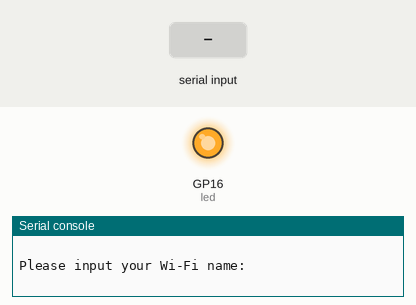
Recording of a program running on a simulated Raspberry Pi Pico running MicroPython. On the bench: output pins drawn as LEDs (lit = HIGH), the last lines printed to the serial console. Dashed ring = blinking. The inputs (shaded band) are chosen by the test bench. WiFi joins after 1.5 s.

Above: at 3.2 s.
3.3 s: "1" typed at the serial console, then Enter
4.8 s: "0" typed at the serial console, then Enter
At 5.05 s:
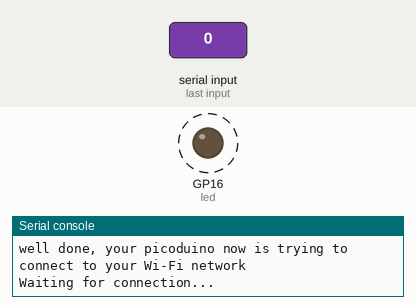
Timing chart, 0 to 8.2 s (numbered marks = the images above; inputs shaded):
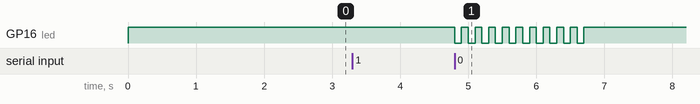

The program:

main.py
```python
from machine import UART,Pin,I2C
import network
import socket
import time

led = Pin(16,Pin.OUT)
led.value(1)

timeout_count = 2
while timeout_count:
    print(f"timeout count {timeout_count} before setting up the Wi-Fi config")
    timeout_count-=1
    time.sleep(1)

print("\r\nWelcome to the setup process for picoduino, Please follow below three steps to control the onboard led via browser\r\n")
print('Please input your Wi-Fi name:')
wifi_name = input()
print(f'your Wi-Fi name is "{wifi_name}",now please input your Wi-Fi password')
password = input()
print(f'your Wi-Fi password is "{password}"')
print("well done, your picoduino now is trying to connect to your Wi-Fi network")


#connect to wifi router and return the ip
def connect():
    #Connect to WLAN
    wlan = network.WLAN(network.STA_IF)
    wlan.active(True)
    wlan.connect(wifi_name, password)
    retry_count = 10
    while wlan.isconnected() == False:
        print('Waiting for connection...')
        #blink for 1s insted of delay 1s
        for i in range(5):
            led.value(0)
            time.sleep(0.1)
            led.value(1)
            time.sleep(0.1)

        retry_count-=1
        if retry_count==0:
            break

    if retry_count == 0:
        print("ooops, picoduino cannot connect to you Wi-Fi network, please check your Wi-Fi name and password and press reset button for a pretry.!!!!!!!!!!")
        while True:
            led.value(0)
            time.sleep(1)
            led.value(1)
            time.sleep(1)

    led.value(1)
    ip = wlan.ifconfig()[0]
    print(f'Connected on {ip}')
    print("\r\nPlease copy the above ip address to browser and press enter(or return on MAC OS)")
    print("And have fun with thet LED on and off example -:)")
    return ip


def open_socket(ip):
    # Open a socket
    address = (ip, 80)
    connection = socket.socket()
    connection.bind(address)
    connection.listen(1)
    return connection


#only turn on and off led in webpaage.
def webpage(state):
    #Template HTML
    html = f"""
            <!DOCTYPE html>
            <html>
            <form action="./lighton">
            <input type="submit" value="Light on" />
            </form>
            <form action="./lightoff">
            <input type="submit" value="Light off" />
            </form>
            <p>LED is {state}</p>
            </body>
            </html>
            """
    return str(html)


#start a web server
def serve(connection):
    #Start a web server
    state = 'OFF'
    temperature = 0
    while True:
        client = connection.accept()[0]
        request = client.recv(1024)
        request = str(request)
        try:
            request = request.split()[1]
        except IndexError:
            pass
        if request == '/lighton?':
            led.value(1)
            state = 'ON'
            print("LED is on now")
        elif request =='/lightoff?':
            led.value(0)
            state = 'OFF'
            print("LED is off now")
        client.send(webpage(state))
        client.close()


try:
    ip = connect()
    connection = open_socket(ip)
    serve(connection)
except KeyboardInterrupt:
    machine.reset()
```

Measured:
- after the input at 4.8 s, GP16 (led): alternates HIGH for 0.10 s and LOW for 0.10 s, 20 changes in all, then stays HIGH, starting at once
